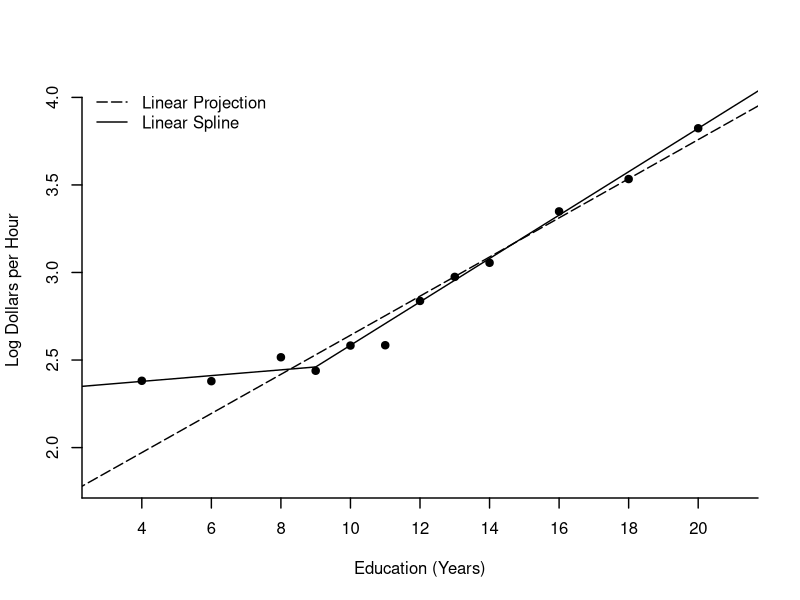
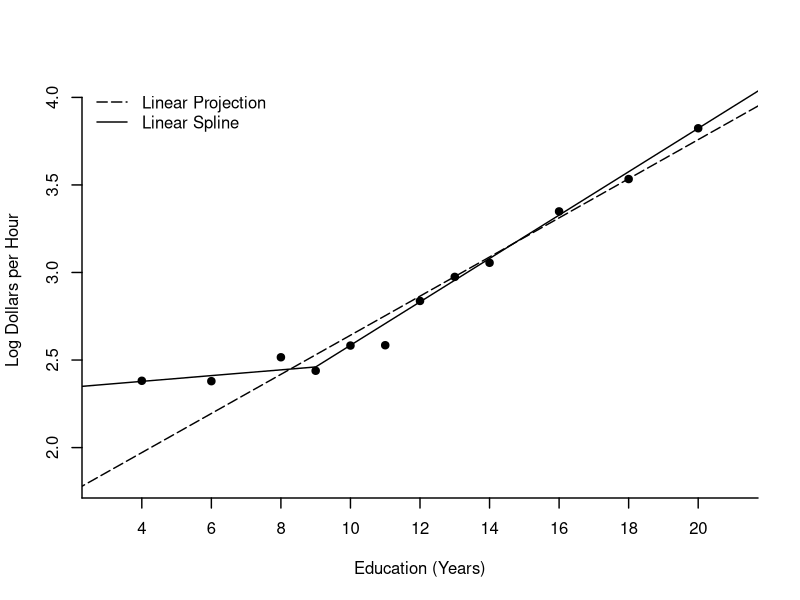

Generate these figures, in order, with R:
#########################################
### This file generates Figure 2.6a
### Projection of log wage onto Education
### Linear Projection and Linear Spline 
#########################################
### Uses data file cps09mar.txt
#########################################

dat <- read.table("cps09mar.txt")
lnwage <- as.matrix(log(dat[,5]/(dat[,6]*dat[,7])))
wm <- (dat[,11]==1)&(dat[,2]==0)
Y <- as.matrix(lnwage[wm])
x <- dat[wm,4]

edu_dot <- c(4,6,8,9,10,11,12,13,14,16,18,20)
xfit <- seq(1,25,1)

# Conditional Mean
m <- vector()
for (i in 1:length(edu_dot)){
  m[i] <- mean(Y[x == edu_dot[i]])
}


# Linear Projection
n <- length(Y)
X <- cbind(matrix(1,n,1),x)
beta1 <- solve(t(X)%*%X)%*%(t(X)%*%Y)
f1 <- beta1[1] + xfit*beta1[2]

# Linear Spline
knot <- 9
X2 <- (x-knot)*(x>knot)
X <- cbind(X,X2)
beta2 <- solve(t(X)%*%X)%*%(t(X)%*%Y)
f2 <- beta2[1] + xfit*beta2[2] + (xfit-knot)*(xfit>knot)*beta2[3]

wd <- 1.4

pdf("HANSEN2-6a.pdf",family="Helvetica",colormodel='cmyk',width=4.5,height=4.5)
plot(xfit,f2, type="l" ,xlim=c(3,21),ylim=c(1.8,4),
     xlab="Education (Years)",ylab="Log Dollars per Hour",yaxt="n",xaxt="n",bty="n",lwd=wd)
axis(side=1,seq(0,22,2),lwd=wd)
axis(side=2,seq(1.5,4,.5),lwd=wd)
points(edu_dot,m,cex=1.0, pch=19)
lines(xfit,f1,lty=5,lwd=wd)
legend("topleft",inset=0,legend=c("Linear Projection","Linear Spline"),lty=c(5,1),lwd=wd,bty="n")
dev.off()

postscript("HANSEN2-6a.eps",paper="special",width=4.5,height=4.5,horizontal=FALSE,onefile=FALSE,family="Helvetica",colormodel='cmyk')
plot(xfit,f2, type="l" ,xlim=c(3,21),ylim=c(1.8,4),
     xlab="Education (Years)",ylab="Log Dollars per Hour",yaxt="n",xaxt="n",bty="n",lwd=wd)
axis(side=1,seq(0,22,2),lwd=wd)
axis(side=2,seq(1.5,4,.5),lwd=wd)
points(edu_dot,m,cex=1.0, pch=19)
lines(xfit,f1,lty=5,lwd=wd)
legend("topleft",inset=0,legend=c("Linear Projection","Linear Spline"),lty=c(5,1),lwd=wd,bty="n")
dev.off()
